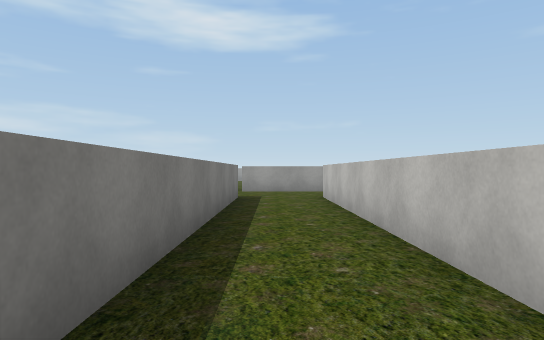
[1] (above)

12 first-person views from a walk through a scene from a Unity 3-D project. The camera is 1.3 m above the floor, looks level and sees 75° across. The floor is counted in squares, 2.06 m on a side. Each view is taken from the middle of a square. On the plan, view 1 faces up. The plan holds only what a view shows up to about 10 squares ahead; the rest is blank. The place goes on beyond the plan. The player character is not drawn. Some animated figures are left out. Some surface patterns are stand-ins.

[2]
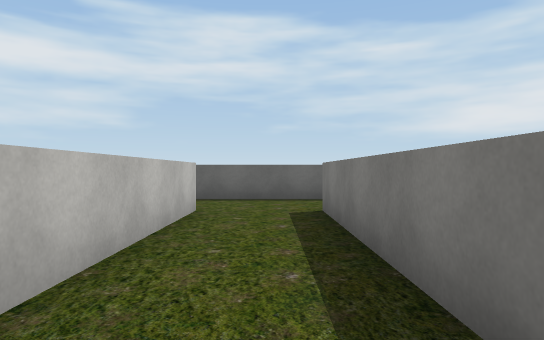

[3]
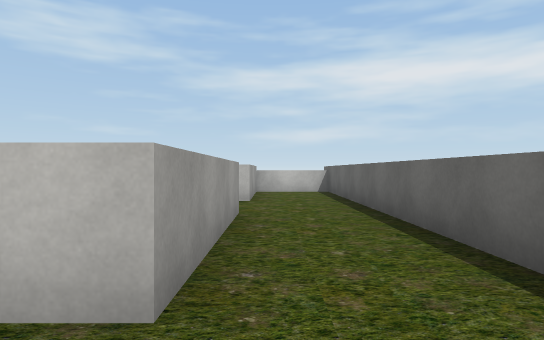

[4]
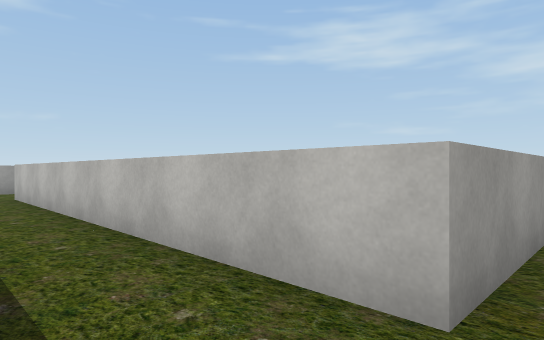

[5]
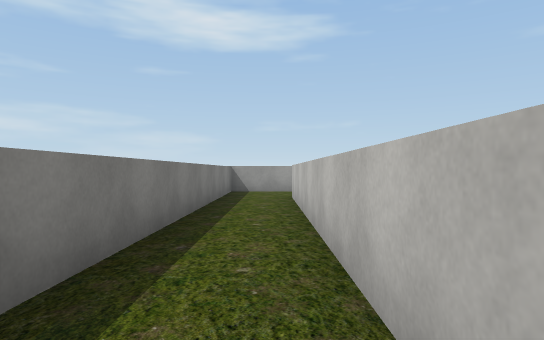

[6]
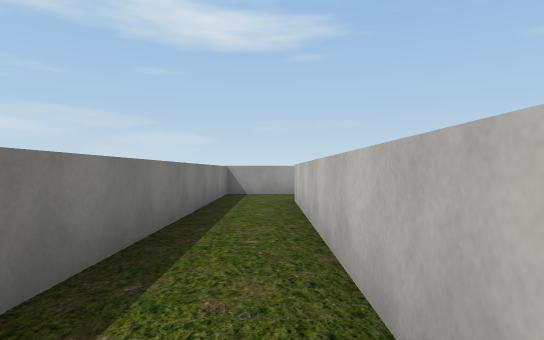

[7]
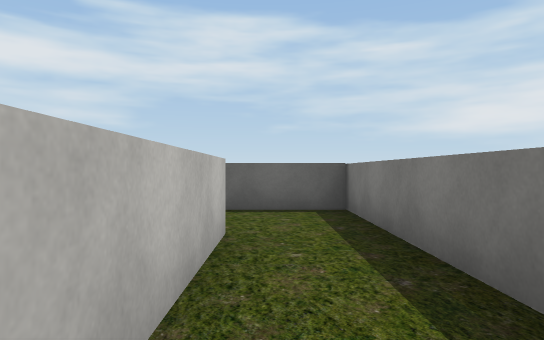

[8]
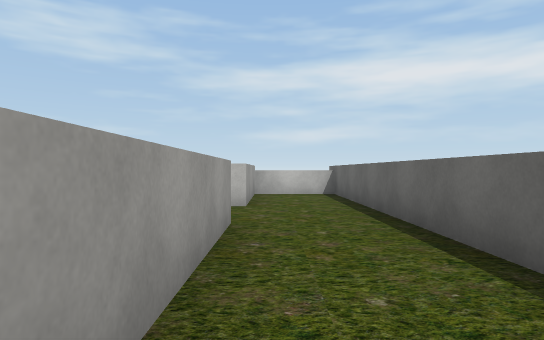

[9]
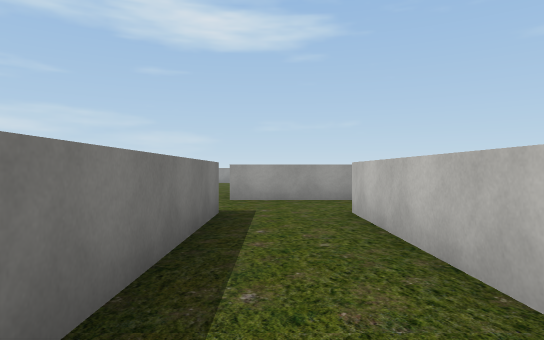

[10]
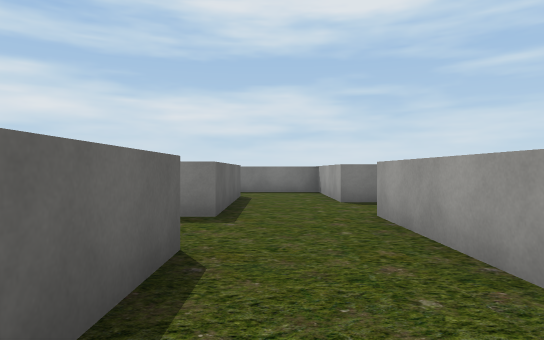

[11]
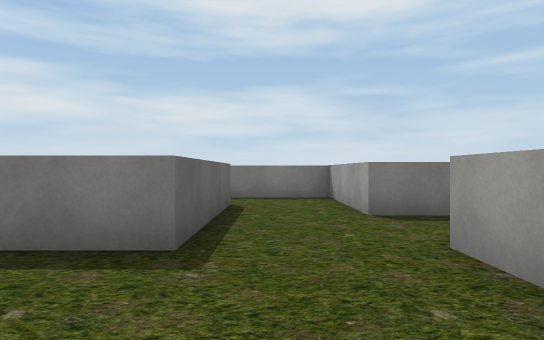

[12]
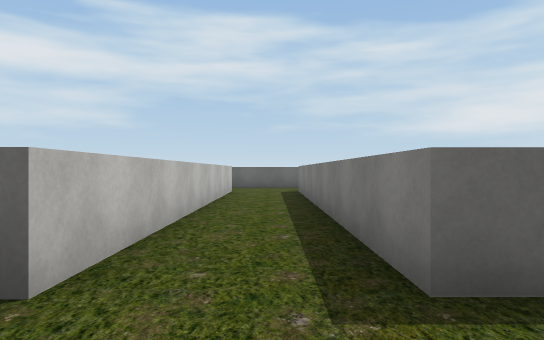

### Floor plan
Key: @ floor where view 1 was taken; # wall or solid block; . floor; ^ raised ledge.
Columns run from 7 left of view 1 to 4 right of it. Each row starts with its distance up from view 1.
 12     ^ ^
 11  ^^^^.^^^^
 10 ^..........
  9 ^...........
  8 ^..^^^^..^^
  7 ^..^  ^..^
  6 ^..^  ^..^
  5 ^..^  ^..^
  4 ^..^  ^..^
  3 ^..^  ^..^
  2 ^..^  ^..^
  1 ^..^  ^..^
  0 ^..^^^^@.^^^
 -1 ^...........
 -2 ^...........
 -3  ###########

Where each view was taken, in squares from view 1:
view 1: 0 up, 0 right, facing up
view 2: 5 up, 0 right, facing down
view 3: 1 down, 6 left, facing right
view 4: 1 down, 6 left, facing up-right
view 5: 0 up, 5 left, facing up
view 6: 1 up, 5 left, facing up
view 7: 3 up, 5 left, facing down
view 8: 1 down, 5 left, facing right
view 9: 3 up, 0 right, facing up
view 10: 9 up, 4 right, facing left
view 11: 9 up, 2 right, facing left
view 12: 10 up, 0 right, facing down
